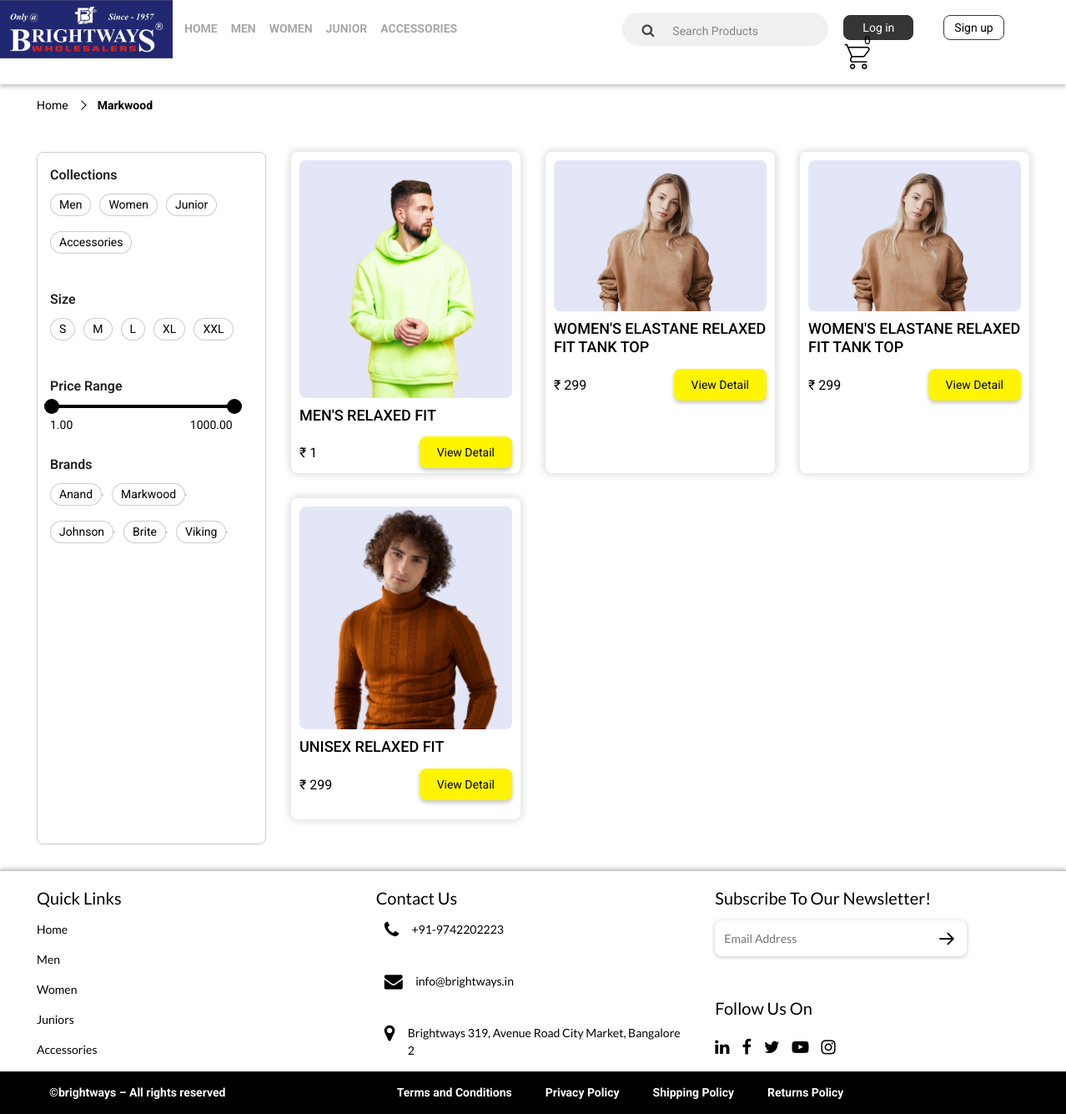
The page /user/brand_list/Markwood on the database its author committed.
### tables this page shows
CREATE TABLE IF NOT EXISTS `category` (
  `catg_id` int NOT NULL AUTO_INCREMENT,
  `catg_name` varchar(255) NOT NULL,
  `catg_img` varchar(255) NOT NULL,
  `created_by` varchar(255) NOT NULL,
  `updated_by` varchar(255) NOT NULL,
  `status` set('1','2') NOT NULL,
  `create_at` varchar(255) NOT NULL,
  `update_at` varchar(255) NOT NULL,
  PRIMARY KEY (`catg_id`)
);

CREATE TABLE IF NOT EXISTS `brand` (
  `brand_id` int NOT NULL AUTO_INCREMENT,
  `brand_name` varchar(255) NOT NULL,
  `brand_img` varchar(255) NOT NULL,
  `created_by` varchar(255) NOT NULL,
  `updated_by` varchar(255) NOT NULL,
  `status` set('1','2') NOT NULL,
  `create_at` varchar(255) NOT NULL,
  `update_at` varchar(255) NOT NULL,
  PRIMARY KEY (`brand_id`)
);

CREATE TABLE IF NOT EXISTS `product` (
  `pid` int NOT NULL AUTO_INCREMENT,
  `pname` varchar(255) NOT NULL,
  `psize` varchar(255) NOT NULL,
  `pimg` varchar(255) NOT NULL,
  `pbrand` varchar(255) NOT NULL,
  `pcatg` varchar(255) NOT NULL,
  `psubcatg` varchar(255) NOT NULL,
  `psubsubcatg` varchar(255) NOT NULL,
  `pprice` varchar(255) NOT NULL,
  `pofferprice` varchar(255) NOT NULL,
  `pspecify` longtext NOT NULL,
  `pssize` varchar(255) NOT NULL,
  `color` varchar(255) NOT NULL,
  `pstock` varchar(255) NOT NULL,
  `ptax` varchar(255) NOT NULL,
  `pqtype` varchar(255) NOT NULL,
  `phsn` varchar(255) NOT NULL,
  `pstockstatus` set('1','2') NOT NULL,
  `status` set('1','2') NOT NULL,
  `created_by` varchar(255) NOT NULL,
  `updated_by` varchar(255) NOT NULL,
  `create_at` varchar(255) NOT NULL,
  `update_at` varchar(255) NOT NULL,
  PRIMARY KEY (`pid`)
);

### application/controllers/User.php (called while the page is built, shortened)
<?php
class User extends CI_Controller {
	public function __construct() {
						$this->load->model('madmin');
    }
	public function brand_list()
	{
		$this->load->view('user/brand_list');
	}
}

### index.php (called while the page is built, shortened)
<?php
require_once BASEPATH.'core/CodeIgniter.php';

### application/models/Madmin.php (called while the page is built, shortened)
<?php
class Madmin extends CI_model {
        public function listcatg() {
            $this->db->select('*');
            $this->db->from('category');
            $query = $this->db->get();
            return $query->result();
          }
          public function listcatghead() {
              $this->db->select('*');
              $this->db->from('category');
              $this->db->limit(5);
              $query = $this->db->get();
              return $query->result();
            }
        public function listbrand() {
            $this->db->select('*');
            $this->db->from('brand');
            $query = $this->db->get();
            return $query->result();
          }
          public function listbrandbyname($brand_name) {
            $this->db->select('*');
            $this->db->from('product');
            $this->db->where('pbrand', $brand_name);
            $query = $this->db->get();
            return $query->result();
          }
          public function listproductbycatg($catg_name) {
            $this->db->select('*');
            $this->db->from('product');
            $this->db->where('pcatg', $catg_name);
            $this->db->limit(1);
            $query = $this->db->get();
            return $query->result();
          }
          public function listsubbycatg($catg_name) {
            $this->db->select('*');
            $this->db->from('subcatg');
            $this->db->where('catg_name', $catg_name);
            $query = $this->db->get();
            return $query->result();
          }
          public function listsubsubbycatg($catg_name) {
            $this->db->select('*');
            $this->db->from('subsubcatg');
            $this->db->where('catg_name', $catg_name);
            $query = $this->db->get();
            return $query->result();
          }
   }

### application/views/user/brand_list.php (the view, shortened to what this page needs)
<?php
$this->load->view('user/include/html-top');
$this->load->view('user/include/header');
$uri3 = $this->uri->segment(3);
$uri3_rpl = str_replace('-', ' ', $uri3);
?>
<div class="col-lg-12 col-xs-12 pull-left">
   <div class="container">
      <ul class="breadcrumb store-breadcrumb">
         <li><a href="/" title="Home">Home</a></li>
         <li><a href="/" title="Women"><?php echo $uri3; ?></a></li>
      </ul>
   </div>
</div>
<div class="col-lg-12 col-xs-12 pull-left product-list-inner">
   <div class="container">
      <div class="row">
        <?php
        $this->load->view('user/include/navi');
        ?>
         <div class="col-lg-9 col-xs-12 pull-left product-inner-right">
            <div class="row">
              <?php
              $listbrandbyname = $this->madmin->listbrandbyname($uri3_rpl);
                if (empty($listbrandbyname)):
                  ?>
                      <div class="col-lg-12">
                          <p>No products available for this Brand.</p>
                      </div>
                  <?php
                  else:
              foreach ($listbrandbyname as $listbrandbynameArray):
                $pid = $listbrandbynameArray->pid;
              ?>
               <div class="col-lg-4 womendress">
                  <div class="item">
                     <div id="womendress1" class="carousel slide pull-left" data-ride="carousel" data-interval="false">
                        <div class="carousel-inner">
                            <a href="<?php echo site_url('user/product/'. $pid); ?>">
                           <div class="carousel-item active">
                              <div class="client_container">
                                 <div class="detail-box">
                                   <?php
$databaseImageSource = $listbrandbynameArray->pimg;
$imageArray = explode(',', $databaseImageSource);
if (!empty($imageArray)) {
   $firstImage = trim($imageArray[0]);
   $imageSource = base_url('assets/images/product/' . $firstImage);
   echo '<img src="' . $imageSource . '" />';
} else {
   echo 'No image available';
}
?>
                                 </div>
                              </div>
                           </div>
                        </a>
                        </div>
                        <h3><a href="<?php echo site_url('user/product/'. $pid); ?>"><?php echo $listbrandbynameArray->pname; ?></a></h3>
                     </div>
                     <h4>₹ <?php echo $listbrandbynameArray->pofferprice; ?></h4>
                    <a href="<?php echo site_url('user/product/'. $pid); ?>">
                     <button type="button" class="btn btn-primary">View Detail</button>
                   </a>
                  </div>
               </div>
               <?php
                   endforeach;
               endif;
               ?>
            </div>
         </div>
      </div>
   </div>
</div>

### application/views/user/include/header.php (shortened to what this page needs)
<div class="col-lg-12 header-top">
  <header class="p-3 text-block">
    <div class="align-items-center justify-content-center justify-content-lg-start">
      <div class="col-lg-2 col-6 logo">
        <a href="<?php echo site_url('user/index'); ?>" class="d-flex align-items-center mb-2 mb-lg-0 text-block text-decoration-none"><img src="<?php echo base_url(); ?>assets/images/logo.png" alt="logo"></a>
      </div>
      <div class="col-lg-5 col-6 top-menu">
      <nav class="navbar navbar-expand-lg navbar-light bg-light">
          <div class="collapse navbar-collapse" id="navbarSupportedContent">
        <ul class="nav nav-links">
          <li class="">
            <a href="<?php echo site_url('user/index'); ?>" class="nav-link text-block <?php echo (empty($this->uri->segment(2)) || $this->uri->segment(2) == 'index') ? 'active' : ''; ?>">Home</a>
          </li>
          <?php
          $listcatghead = $this->madmin->listcatghead();
          foreach ($listcatghead as $index => $listcatgheadArray) {
            $allcatg = $listcatgheadArray->catg_name;
            $catgstr = str_replace(' ', '-', $allcatg);
          ?>
          <li class="">
            <a href="<?php echo site_url('user/product_list/' . $catgstr); ?>" class="desktop-item nav-link text-block <?php echo ($this->uri->segment(2) == 'product_list' && $this->uri->segment(3) == $catgstr) ? 'active' : ''; ?>"><?php echo $listcatgheadArray->catg_name; ?></a>
          </li>
         <?php } ?>
        </ul>
      </div>
    </nav>
      </div>
      <div class="col-lg-5 header-top-right">
<form action="<?php echo site_url('user/search'); ?>" method="get" class="top-search col-12 col-lg-auto mb-3 mb-lg-0 me-lg-3">
    <div class="input-group">
        <div class="input-group-append">
            <button class="btn btn-secondary" type="submit">
                <i class="fa fa-search"></i>
            </button>
        </div>
        <input type="text" name="query" id="searchInput" class="form-control" placeholder="Search Products">
    </div>
</form>
        <?php if (!empty($this->session->userdata('user_login')['user_id'])) : ?>
              <div class="text-end order">
                       <div class="login">
          <div id="top-profile" class="navbar navbar-static">
          <ul class="nav" role="navigation">
           <li class="dropdown">
            <a id="drop1" href="#" role="button" class="dropdown-toggle" data-toggle="dropdown"><img src="<?php echo base_url(); ?>assets/images/fashion/login.png"><span> <?php echo $this->session->userdata('user_login')['user_name']; ?></span> <b class="caret"></b></a>
            <ul class="dropdown-menu" role="menu" aria-labelledby="dLabel">
            <li><a tabindex="-1" href="<?php echo site_url('user/myorder'); ?>">My orders</a></li>
            <li><a tabindex="-1" href="<?php echo site_url('user/myprofile'); ?>">My Profile</a></li>
            <li><a tabindex="-1" href="<?php echo site_url('user/logout'); ?>">Logout</a></li>
          </ul>
          </li>
          </ul>
          </div>
           </div>
           <div class="cart-count">
              <a href="<?php echo site_url('user/cart'); ?>"><img src="<?php echo base_url(); ?>assets/images/cart.png" alt="cart"> <span id="cart-total"><?php echo $this->madmin->count_listallcart(1);?></span></a>
            </div>
        </div>
      <?php else : ?>
        <div class="text-end">
          <button type="button" class="btn btn-warning"><a href="" data-toggle="modal" data-target="#login">Log in</a>
          </button>
          <button type="button" class="btn btn-outline-dark"><a href="" data-toggle="modal" data-target="#signup">Sign up</a></button>
          <div class="cart-count">
            <a href="#"><img src="<?php echo base_url(); ?>assets/images/cart.png" alt="cart"> <span id="cart-total">0</span></a>
          </div>
        </div>
      <?php endif; ?>
      </div>
    </div>
  </header>
</div>

### application/views/user/include/navi.php (shortened to what this page needs)
<div class="col-lg-3 col-xs-12 pull-left ">
   <div class="product-inner-left">
      <div class="sort3-left">
         <div class="flip3">Collections</div>
         <div class="collections">
           <?php
           $listcatg = $this->madmin->listcatg();
           foreach ($listcatg as $index => $listcatgArray) {
             $allcatg = $listcatgArray->catg_name;
             $catgstr = str_replace(' ', '-', $allcatg);
           ?>
             <a href="<?php echo site_url('user/product_list/' . $catgstr); ?>">
            <div class="selection">
               <label for="Athleisure"><?php echo $listcatgArray->catg_name; ?></label>
            </div>
          </a>
          <?php } ?>
         </div>
      </div>
      <div class="sort3-left">
         <div class="flip3">Size</div>
         <div class="size">
            <div class="selection1">
               <label for="pizza">S</label>
            </div>
            <div class="selection1">
               <label for="burger">M</label>
            </div>
            <div class="selection1">
               <label for="bread">L</label>
            </div>
            <div class="selection1">
               <label for="bread2">XL</label>
            </div>
            <div class="selection1">
               <label for="bread3">XXL</label>
            </div>
         </div>
      </div>
            <div class="sort3-left price-range-left">
                <div class="flip3">Price Range</div>
                <div class="row">
                    <div class="col-sm-12">
                        <div id="slider-range"></div>
                    </div>
                </div>
                <div class="row slider-labels">
                    <div class="col-lg-6 col-xs-6 caption">
                        <span id="slider-range-value1"></span>
                    </div>
                    <div class="col-lg-6 col-xs-6 text-right caption">
                        <span id="slider-range-value2"></span>
                    </div>
                </div>
    </div>
      <div class="sort3-left">
          <div class="flip3">Brands</div>
          <div class="brands">
              <?php
              $listbrand = $this->madmin->listbrand();
              foreach ($listbrand as $index => $listbrandArray) {
                  $brandname = $listbrandArray->brand_name;
                  $brand = str_replace(' ', '-', $brandname);
                  ?>
                  <div class="selection2">
                      <input type="checkbox" class="brand-checkbox no-color-change" value="<?php echo $brand; ?>" id="brand_<?php echo $index; ?>">
                      <label class="no-color-change" for="brand_<?php echo $index; ?>"><?php echo $listbrandArray->brand_name; ?></label>
                  </div>
              <?php } ?>
          </div>
      </div>
   </div>
</div>

### application/views/user/include/navi.php (style rules this page uses)
.no-color-change { -webkit-appearance: none; -moz-appearance: none; appearance: none; background-color: white; border: 1px solid #ccc; padding: 8px; cursor: pointer; }

### application/views/user/include/html-bot.php (style rules this page uses)
.container { max-width: 1220px; }

### rows shown on the page
category: catg_name "MEN", catg_name "Men"
category: catg_name "WOMEN", catg_name "Women"
category: catg_name "JUNIOR", catg_name "Junior"
category: catg_name "ACCESSORIES", catg_name "Accessories"
brand: brand_name "Anand"
brand: brand_name "Markwood"
brand: brand_name "Johnson"
brand: brand_name "Brite"
brand: brand_name "Viking"
product: pimg (picture), pname "MEN'S RELAXED FIT", pofferprice "1"
product: pimg (picture), pname "WOMEN'S ELASTANE RELAXED FIT TANK TOP", pofferprice "299"
product: pimg (picture), pname "WOMEN'S ELASTANE RELAXED FIT TANK TOP", pofferprice "299"
product: shows a picture, pname "UNISEX RELAXED FIT", pofferprice "299"

### other values the page prints
$uri3 "Markwood"
